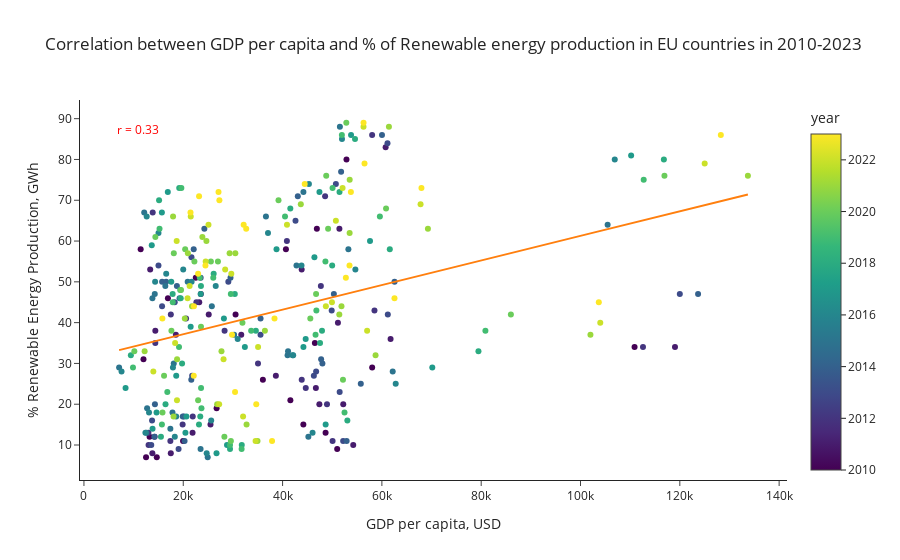

Notebook source saved alongside this figure:
### Markdown cell above
## H1.4. perform a scatterplot visualisation

### Code cell
# H1.4. correlation index visualizaton 
create_scatter_plot_with_trendline(df_viz)

### Figure 1 — Plotly figure (JSON) as saved in the notebook; plotly's stock layout.template omitted (floating-point values rounded to 4 significant figures; data arrays with more than 128 entries replaced by an {"elided": "..."} marker saying what was removed)
{"data": [{"hovertemplate": "<b>%{hovertext}</b><br><br>gdp=%{x}<br>%_of_renewable=%{y}<br>year=%{marker.color}<extra></extra>", "hovertext": {"elided": "344 str values"}, "legendgroup": "", "marker": {"color": {"elided": "344 int values"}, "coloraxis": "coloraxis", "symbol": "circle"}, "mode": "markers", "name": "", "orientation": "v", "showlegend": false, "type": "scatter", "x": {"elided": "344 int values"}, "xaxis": "x", "y": {"elided": "344 int values"}, "yaxis": "y"}, {"hovertemplate": "<b>OLS trendline</b><br>%_of_renewable = 0.000301417 * gdp + 31.1309<br>R<sup>2</sup>=0.109989<br><br>gdp=%{x}<br>%_of_renewable=%{y} <b>(trend)</b><extra></extra>", "legendgroup": "", "marker": {"symbol": "circle"}, "mode": "lines", "name": "", "showlegend": false, "type": "scatter", "x": {"elided": "344 int values"}, "xaxis": "x", "y": {"elided": "344 float values"}, "yaxis": "y"}], "layout": {"annotations": [{"font": {"color": "red", "size": 12}, "showarrow": false, "text": "r = 0.33", "x": 0.05, "xref": "paper", "y": 0.95, "yref": "paper"}], "coloraxis": {"colorbar": {"title": {"text": "year"}}, "colorscale": [[0, "#440154"], [0.1111, "#482878"], [0.2222, "#3e4989"], [0.3333, "#31688e"], [0.4444, "#26828e"], [0.5556, "#1f9e89"], [0.6667, "#35b779"], [0.7778, "#6ece58"], [0.8889, "#b5de2b"], [1, "#fde725"]]}, "legend": {"title": {"text": "Year"}, "tracegroupgap": 0}, "title": {"text": "Correlation between GDP per capita and % of Renewable energy production in EU countries in 2010-2023"}, "xaxis": {"anchor": "y", "domain": [0, 1], "title": {"text": "GDP per capita, USD"}}, "yaxis": {"anchor": "x", "domain": [0, 1], "title": {"text": "% Renewable Energy Production, GWh"}}}}
